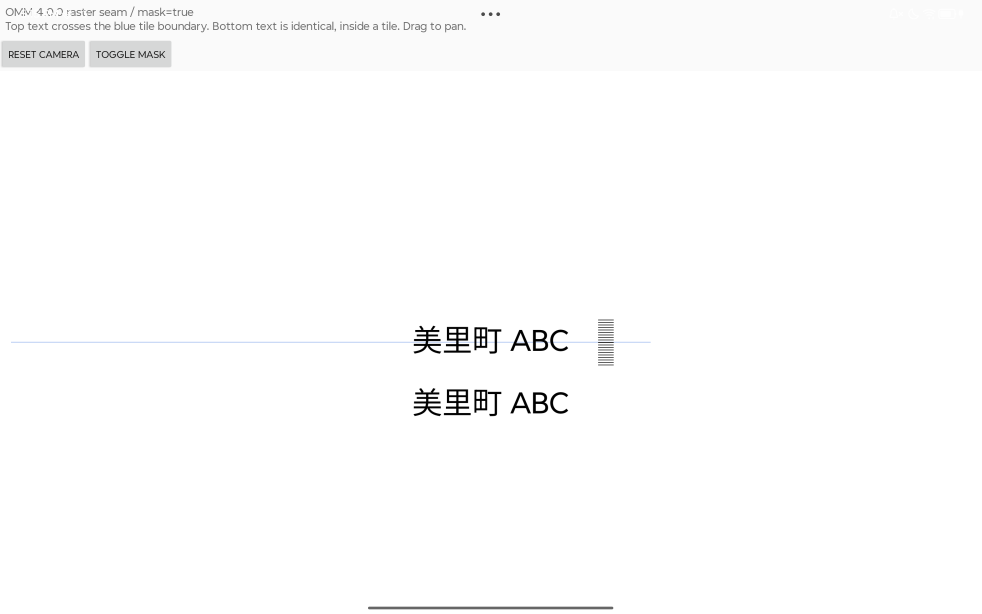
#> input picture evidence/uv-preserving/masked.png, 2944 x 1840 px (shown at 1/3 size); the run also reads 1 picture not shown here
$ python verify-uv-evidence.py
#> lines starting #> are read from the running program, lines starting #| are printed output that depends on the picture
"""Verify Lenovo TB520FU captures for the UV-preserving patch (Pillow)."""
from pathlib import Path
from PIL import Image, ImageChops
root = Path(__file__).resolve().parents[1] / 'evidence' / 'uv-preserving'
im = Image.open(root / 'masked.png').convert('RGB')
assert im.size == (2944, 1840)
rows = [y for y in range(736, 1380) if any(max(im.getpixel((x, y))) < 100 for x in range(1236, 1736))]
#> rows = 166 values from 978 to 1247
groups = []
for y in rows:
    if not groups or y > groups[-1][-1] + 10:
        groups.append([])
    groups[-1].append(y)
#> after the loop, groups = 2 items
heights = [g[-1] - g[0] + 1 for g in groups]
#> heights = [83, 83]
assert heights == [83, 83], heights
region = (0, 215, 2944, 1770)
a = Image.open(root / 'unmasked-stock.png').convert('RGB').crop(region)
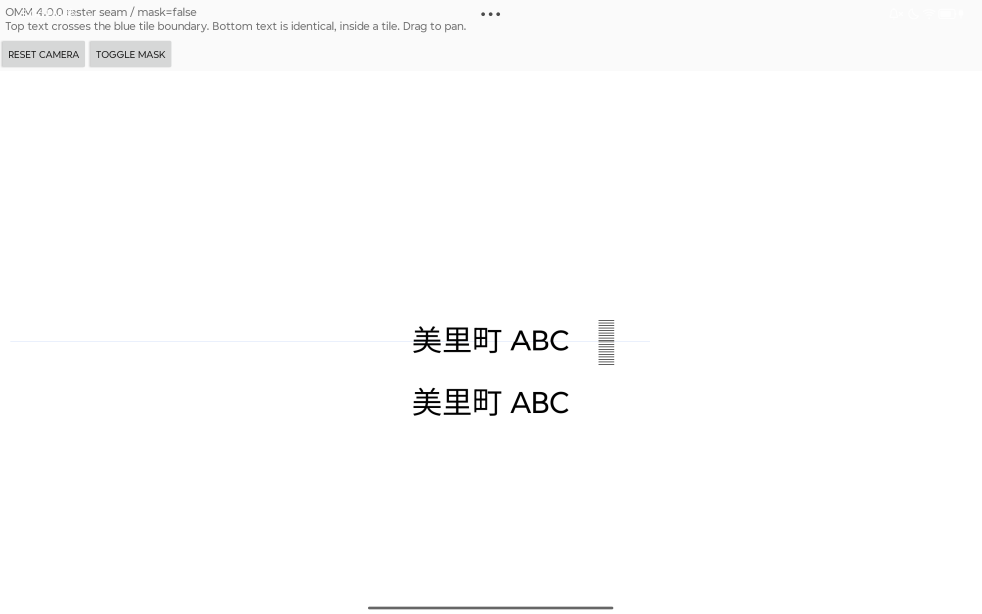
#> input picture evidence/uv-preserving/unmasked-stock.png, 2944 x 1840 px (shown at 1/3 size)
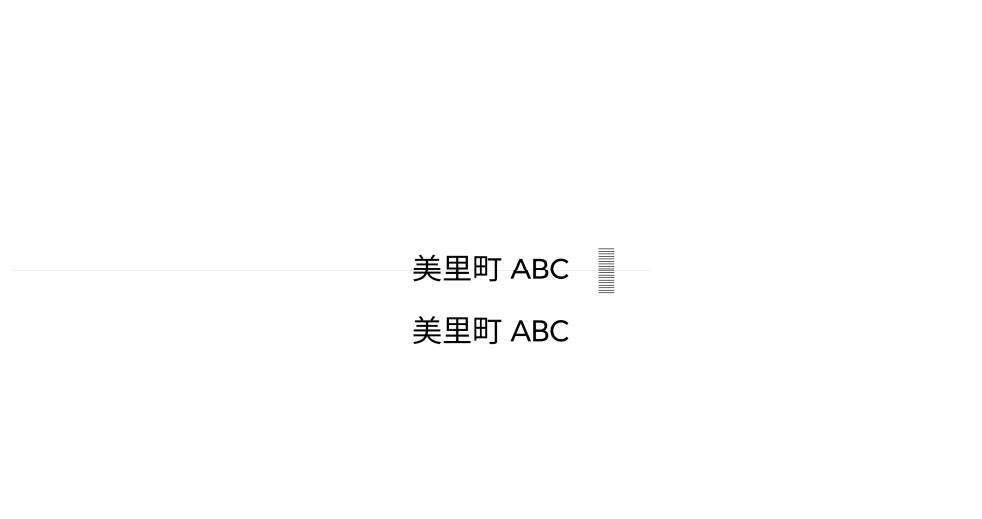
#> a: PIL image 2944x1555 RGB (shown at 1/3 size); mean R, G, B 253.6, 253.6, 253.6
b = Image.open(root / 'unmasked-patched.png').convert('RGB').crop(region)
assert ImageChops.difference(a, b).getbbox() is None
print('Masked label heights: 83px / 83px; unmasked map pixel-identical')
